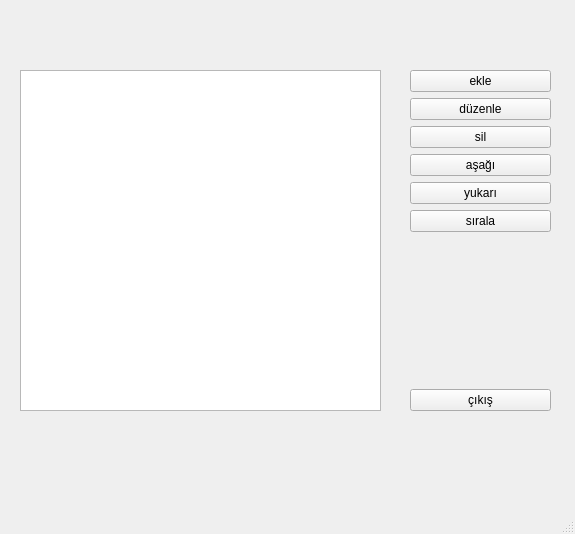
<?xml version="1.0" encoding="UTF-8"?>
<ui version="4.0">
 <class>MainWindow</class>
 <widget class="QMainWindow" name="MainWindow">
  <property name="geometry">
   <rect>
    <x>0</x>
    <y>0</y>
    <width>575</width>
    <height>534</height>
   </rect>
  </property>
  <property name="windowTitle">
   <string>MainWindow</string>
  </property>
  <widget class="QWidget" name="centralwidget">
   <widget class="QListWidget" name="lw_ogrenciler">
    <property name="geometry">
     <rect>
      <x>20</x>
      <y>70</y>
      <width>361</width>
      <height>341</height>
     </rect>
    </property>
   </widget>
   <widget class="QWidget" name="">
    <property name="geometry">
     <rect>
      <x>410</x>
      <y>70</y>
      <width>141</width>
      <height>341</height>
     </rect>
    </property>
    <layout class="QVBoxLayout" name="verticalLayout">
     <item>
      <widget class="QPushButton" name="btn_ekle">
       <property name="text">
        <string>ekle</string>
       </property>
      </widget>
     </item>
     <item>
      <widget class="QPushButton" name="btn_duzenle">
       <property name="text">
        <string>düzenle</string>
       </property>
      </widget>
     </item>
     <item>
      <widget class="QPushButton" name="btn_sil">
       <property name="text">
        <string>sil</string>
       </property>
      </widget>
     </item>
     <item>
      <widget class="QPushButton" name="btn_asagi">
       <property name="text">
        <string>aşağı</string>
       </property>
      </widget>
     </item>
     <item>
      <widget class="QPushButton" name="btn_yukari">
       <property name="text">
        <string>yukarı</string>
       </property>
      </widget>
     </item>
     <item>
      <widget class="QPushButton" name="btn_sirala">
       <property name="text">
        <string>sırala</string>
       </property>
      </widget>
     </item>
     <item>
      <spacer name="verticalSpacer">
       <property name="orientation">
        <enum>Qt::Vertical</enum>
       </property>
       <property name="sizeHint" stdset="0">
        <size>
         <width>20</width>
         <height>40</height>
        </size>
       </property>
      </spacer>
     </item>
     <item>
      <widget class="QPushButton" name="btn_exit">
       <property name="text">
        <string>çıkış</string>
       </property>
      </widget>
     </item>
    </layout>
   </widget>
  </widget>
  <widget class="QMenuBar" name="menubar">
   <property name="geometry">
    <rect>
     <x>0</x>
     <y>0</y>
     <width>575</width>
     <height>26</height>
    </rect>
   </property>
  </widget>
  <widget class="QStatusBar" name="statusbar"/>
 </widget>
 <resources/>
 <connections/>
</ui>
